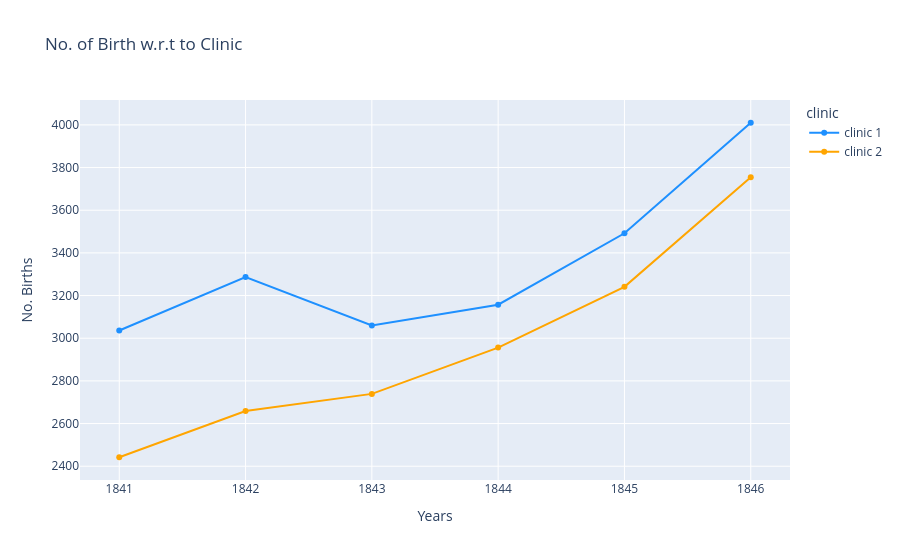

Notebook code cell kept with this figure:
### Markdown cell above
##### Birth Count wrt to Clinics

### Code cell
# Setting Coordinates:
DF = yearly_df
XCOR = "year"
YCOR = "births"

# Setting Labels:
TITLE = "No. of Birth w.r.t to Clinic"
XLABEL = "Years"
YLABEL = "No. Births"


line = px.line(
    title=TITLE,
    data_frame=DF,
    x=XCOR,
    y=YCOR,
    color="clinic",
    markers="o",
    color_discrete_sequence=["dodgerblue", "orange"],
)

line.update_layout(
    xaxis_title=XLABEL,
    yaxis_title=YLABEL,
)

line.show()

### Figure 1 — Plotly figure (JSON) as saved in the notebook; plotly's stock layout.template omitted (floating-point values rounded to 4 significant figures)
{"data": [{"hovertemplate": "clinic=clinic 1<br>year=%{x}<br>births=%{y}<extra></extra>", "legendgroup": "clinic 1", "line": {"color": "dodgerblue", "dash": "solid"}, "marker": {"symbol": "circle"}, "mode": "lines+markers", "name": "clinic 1", "orientation": "v", "showlegend": true, "type": "scatter", "x": [1841, 1842, 1843, 1844, 1845, 1846], "xaxis": "x", "y": [3036, 3287, 3060, 3157, 3492, 4010], "yaxis": "y"}, {"hovertemplate": "clinic=clinic 2<br>year=%{x}<br>births=%{y}<extra></extra>", "legendgroup": "clinic 2", "line": {"color": "orange", "dash": "solid"}, "marker": {"symbol": "circle"}, "mode": "lines+markers", "name": "clinic 2", "orientation": "v", "showlegend": true, "type": "scatter", "x": [1841, 1842, 1843, 1844, 1845, 1846], "xaxis": "x", "y": [2442, 2659, 2739, 2956, 3241, 3754], "yaxis": "y"}], "layout": {"legend": {"title": {"text": "clinic"}, "tracegroupgap": 0}, "title": {"text": "No. of Birth w.r.t to Clinic"}, "xaxis": {"anchor": "y", "domain": [0, 1], "title": {"text": "Years"}}, "yaxis": {"anchor": "x", "domain": [0, 1], "title": {"text": "No. Births"}}}}
